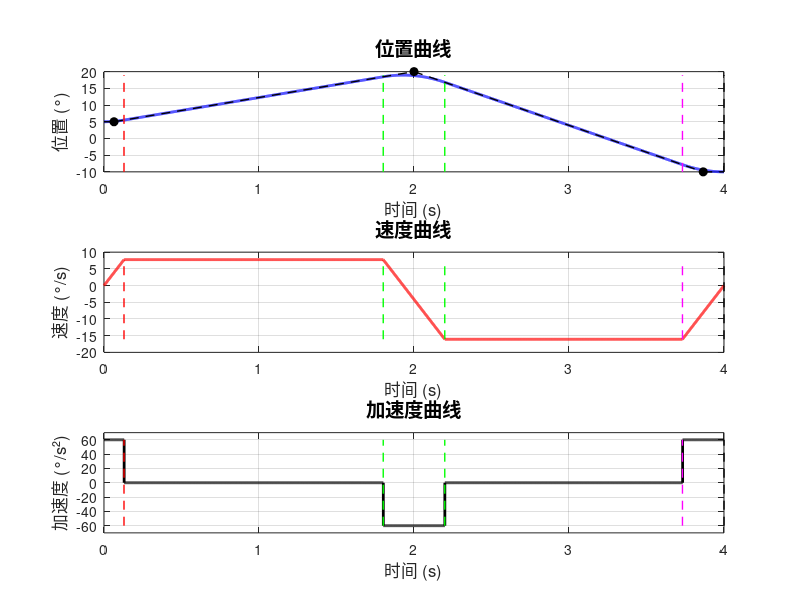

Source code (MATLAB):
%% 给定参数
theta1 = 5.0;   
theta2 = 20.0;   
theta3 = -10.0;   
td12 = 2.0;      
td23 = 2.0;      
acc = 60.0;      

t1 = 0.129;      
t2 = 0.397;       
t3 = 0.268;     

theta_dot12 = 7.75;   
theta_dot23 = -16.077;  

tA = td12 - t2/2;          % 过渡段开始时间
tB = td12 + t2/2;          % 过渡段结束时间
t_dec = td12 + td23 - t3;  % 减速段开始时间
total_time = td12 + td23;  % 总时间

%% 分段计算轨迹
dt = 0.001;    % 时间分辨率
t = 0:dt:total_time;
N = length(t);

% 初始化
theta = zeros(1, N);
theta_dot = zeros(1, N);
theta_ddot = zeros(1, N);

for i = 1:N
    ti = t(i);
    
    if ti <= t1
        % 第一阶段：加速段（0~t1）
        theta_ddot(i) = acc;
        theta_dot(i) = acc * ti;
        theta(i) = theta1 + 0.5 * acc * ti^2;
        
    elseif ti <= tA
        % 第二阶段：匀速段1（t1~tA）
        % 计算t1时刻的状态
        theta1_end = theta1 + 0.5 * acc * t1^2;
        
        theta_ddot(i) = 0;
        theta_dot(i) = theta_dot12;
        theta(i) = theta1_end + theta_dot12 * (ti - t1);
        
    elseif ti <= tB
        % 第三阶段：过渡段（tA~tB）
        % 计算tA时刻的状态
        theta1_end = theta1 + 0.5 * acc * t1^2;
        thetaA = theta1_end + theta_dot12 * (tA - t1);
        
        theta_ddot(i) = -acc;
        theta_dot(i) = theta_dot12 - acc * (ti - tA);
        theta(i) = thetaA + theta_dot12 * (ti - tA) - 0.5 * acc * (ti - tA)^2;
        
    elseif ti <= t_dec
        % 第四阶段：匀速段2（tB~t_dec）
        % 计算tB时刻的状态
        theta1_end = theta1 + 0.5 * acc * t1^2;
        thetaA = theta1_end + theta_dot12 * (tA - t1);
        thetaB = thetaA + theta_dot12 * t2 - 0.5 * acc * t2^2;
        
        theta_ddot(i) = 0;
        theta_dot(i) = theta_dot23;
        theta(i) = thetaB + theta_dot23 * (ti - tB);
        
    else
        % 第五阶段：减速段（t_dec~total_time）
        % 计算t_dec时刻的状态
        theta1_end = theta1 + 0.5 * acc * t1^2;
        thetaA = theta1_end + theta_dot12 * (tA - t1);
        thetaB = thetaA + theta_dot12 * t2 - 0.5 * acc * t2^2;
        theta_dec = thetaB + theta_dot23 * (t_dec - tB);
        
        tau = ti - t_dec;
        theta_ddot(i) = acc;
        theta_dot(i) = theta_dot23 + acc * tau;
        theta(i) = theta_dec + theta_dot23 * tau + 0.5 * acc * tau^2;
    end
end

%% 绘制图形
figure('Position', [100, 100, 1200, 800]);

% 1. 位置曲线
subplot(3, 1, 1);
plot(t, theta, 'b-', 'LineWidth', 2);
hold on;
% 标记关键点
plot([t1, t1], [min(theta), max(theta)], 'r--', 'LineWidth', 1);
plot([tA, tA], [min(theta), max(theta)], 'g--', 'LineWidth', 1);
plot([tB, tB], [min(theta), max(theta)], 'g--', 'LineWidth', 1);
plot([t_dec, t_dec], [min(theta), max(theta)], 'm--', 'LineWidth', 1);
plot([total_time, total_time], [min(theta), max(theta)], 'k--', 'LineWidth', 1);

plot([0, t1/2], [theta1, theta1], 'k--', 'LineWidth', 1);
plot([t1/2, td12], [theta1, theta2], 'k--', 'LineWidth', 1);
plot([td12, total_time-t3/2], [theta2, theta3], 'k--', 'LineWidth', 1);
plot([total_time-t3/2, total_time], [theta3, theta3], 'k--', 'LineWidth', 1);

% 标记路径点
plot(td12, theta2, 'ko', 'MarkerSize', 6, 'MarkerFaceColor', 'k');
plot(t1/2, theta1, 'ko', 'MarkerSize', 6, 'MarkerFaceColor', 'k');
plot(total_time-t3/2, theta3, 'ko', 'MarkerSize', 6, 'MarkerFaceColor', 'k');

xlabel('时间 (s)', 'FontSize', 12);
ylabel('位置 (°)', 'FontSize', 12);
title('位置曲线', 'FontSize', 14);
grid on;
xlim([0, total_time]);

% 2. 速度曲线
subplot(3, 1, 2);
plot(t, theta_dot, 'r-', 'LineWidth', 2);
hold on;
plot([t1, t1], [min(theta_dot), max(theta_dot)], 'r--', 'LineWidth', 1);
plot([tA, tA], [min(theta_dot), max(theta_dot)], 'g--', 'LineWidth', 1);
plot([tB, tB], [min(theta_dot), max(theta_dot)], 'g--', 'LineWidth', 1);
plot([t_dec, t_dec], [min(theta_dot), max(theta_dot)], 'm--', 'LineWidth', 1);
plot([total_time, total_time], [min(theta_dot), max(theta_dot)], 'k--', 'LineWidth', 1);

xlabel('时间 (s)', 'FontSize', 12);
ylabel('速度 (°/s)', 'FontSize', 12);
title('速度曲线', 'FontSize', 14);
grid on;
xlim([0, total_time]);

% 3. 加速度曲线
subplot(3, 1, 3);
stairs(t, theta_ddot, 'k-', 'LineWidth', 2); % 使用stairs显示分段常数
hold on;
plot([t1, t1], [min(theta_ddot), max(theta_ddot)], 'r--', 'LineWidth', 1);
plot([tA, tA], [min(theta_ddot), max(theta_ddot)], 'g--', 'LineWidth', 1);
plot([tB, tB], [min(theta_ddot), max(theta_ddot)], 'g--', 'LineWidth', 1);
plot([t_dec, t_dec], [min(theta_ddot), max(theta_ddot)], 'm--', 'LineWidth', 1);
plot([total_time, total_time], [min(theta_ddot), max(theta_ddot)], 'k--', 'LineWidth', 1);

xlabel('时间 (s)', 'FontSize', 12);
ylabel('加速度 (°/s²)', 'FontSize', 12);
title('加速度曲线', 'FontSize', 14);
grid on;
xlim([0, total_time]);
ylim([min(theta_ddot)-10, max(theta_ddot)+10]);
